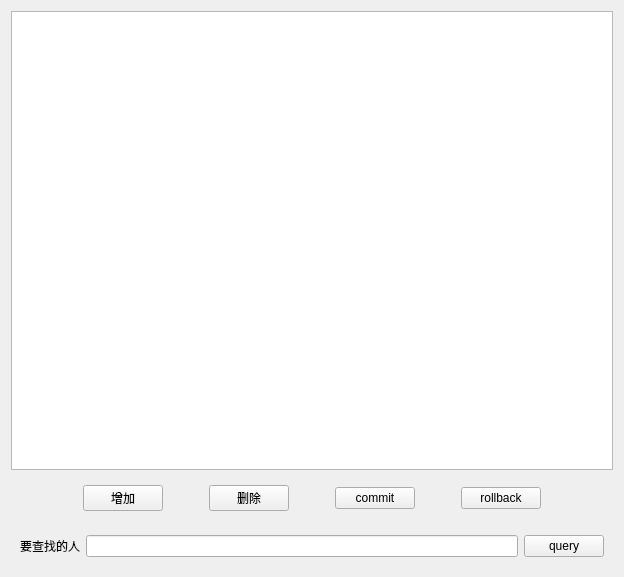
<?xml version="1.0" encoding="UTF-8"?>
<ui version="4.0">
 <class>Widget</class>
 <widget class="QWidget" name="Widget">
  <property name="geometry">
   <rect>
    <x>0</x>
    <y>0</y>
    <width>624</width>
    <height>577</height>
   </rect>
  </property>
  <property name="windowTitle">
   <string>Widget</string>
  </property>
  <layout class="QVBoxLayout" name="verticalLayout">
   <item>
    <widget class="QTableView" name="tableView">
     <property name="enabled">
      <bool>true</bool>
     </property>
    </widget>
   </item>
   <item>
    <widget class="QWidget" name="widget" native="true">
     <layout class="QHBoxLayout" name="horizontalLayout">
      <item>
       <spacer name="horizontalSpacer">
        <property name="orientation">
         <enum>Qt::Horizontal</enum>
        </property>
        <property name="sizeHint" stdset="0">
         <size>
          <width>40</width>
          <height>20</height>
         </size>
        </property>
       </spacer>
      </item>
      <item>
       <widget class="QPushButton" name="btnAdd">
        <property name="text">
         <string>增加</string>
        </property>
       </widget>
      </item>
      <item>
       <spacer name="horizontalSpacer_5">
        <property name="orientation">
         <enum>Qt::Horizontal</enum>
        </property>
        <property name="sizeType">
         <enum>QSizePolicy::Fixed</enum>
        </property>
        <property name="sizeHint" stdset="0">
         <size>
          <width>40</width>
          <height>20</height>
         </size>
        </property>
       </spacer>
      </item>
      <item>
       <widget class="QPushButton" name="btnDelete">
        <property name="text">
         <string>删除</string>
        </property>
       </widget>
      </item>
      <item>
       <spacer name="horizontalSpacer_3">
        <property name="orientation">
         <enum>Qt::Horizontal</enum>
        </property>
        <property name="sizeType">
         <enum>QSizePolicy::Fixed</enum>
        </property>
        <property name="sizeHint" stdset="0">
         <size>
          <width>40</width>
          <height>20</height>
         </size>
        </property>
       </spacer>
      </item>
      <item>
       <widget class="QPushButton" name="btnCommit">
        <property name="text">
         <string>commit</string>
        </property>
       </widget>
      </item>
      <item>
       <spacer name="horizontalSpacer_4">
        <property name="orientation">
         <enum>Qt::Horizontal</enum>
        </property>
        <property name="sizeType">
         <enum>QSizePolicy::Fixed</enum>
        </property>
        <property name="sizeHint" stdset="0">
         <size>
          <width>40</width>
          <height>20</height>
         </size>
        </property>
       </spacer>
      </item>
      <item>
       <widget class="QPushButton" name="btnRollBack">
        <property name="text">
         <string>rollback</string>
        </property>
       </widget>
      </item>
      <item>
       <spacer name="horizontalSpacer_2">
        <property name="orientation">
         <enum>Qt::Horizontal</enum>
        </property>
        <property name="sizeHint" stdset="0">
         <size>
          <width>40</width>
          <height>20</height>
         </size>
        </property>
       </spacer>
      </item>
     </layout>
    </widget>
   </item>
   <item>
    <widget class="QWidget" name="widget_2" native="true">
     <layout class="QHBoxLayout" name="horizontalLayout_2">
      <item>
       <widget class="QLabel" name="label">
        <property name="text">
         <string>要查找的人</string>
        </property>
       </widget>
      </item>
      <item>
       <widget class="QLineEdit" name="lineEdit"/>
      </item>
      <item>
       <widget class="QPushButton" name="btnQuery">
        <property name="text">
         <string>query</string>
        </property>
       </widget>
      </item>
     </layout>
    </widget>
   </item>
  </layout>
 </widget>
 <resources/>
 <connections/>
</ui>
